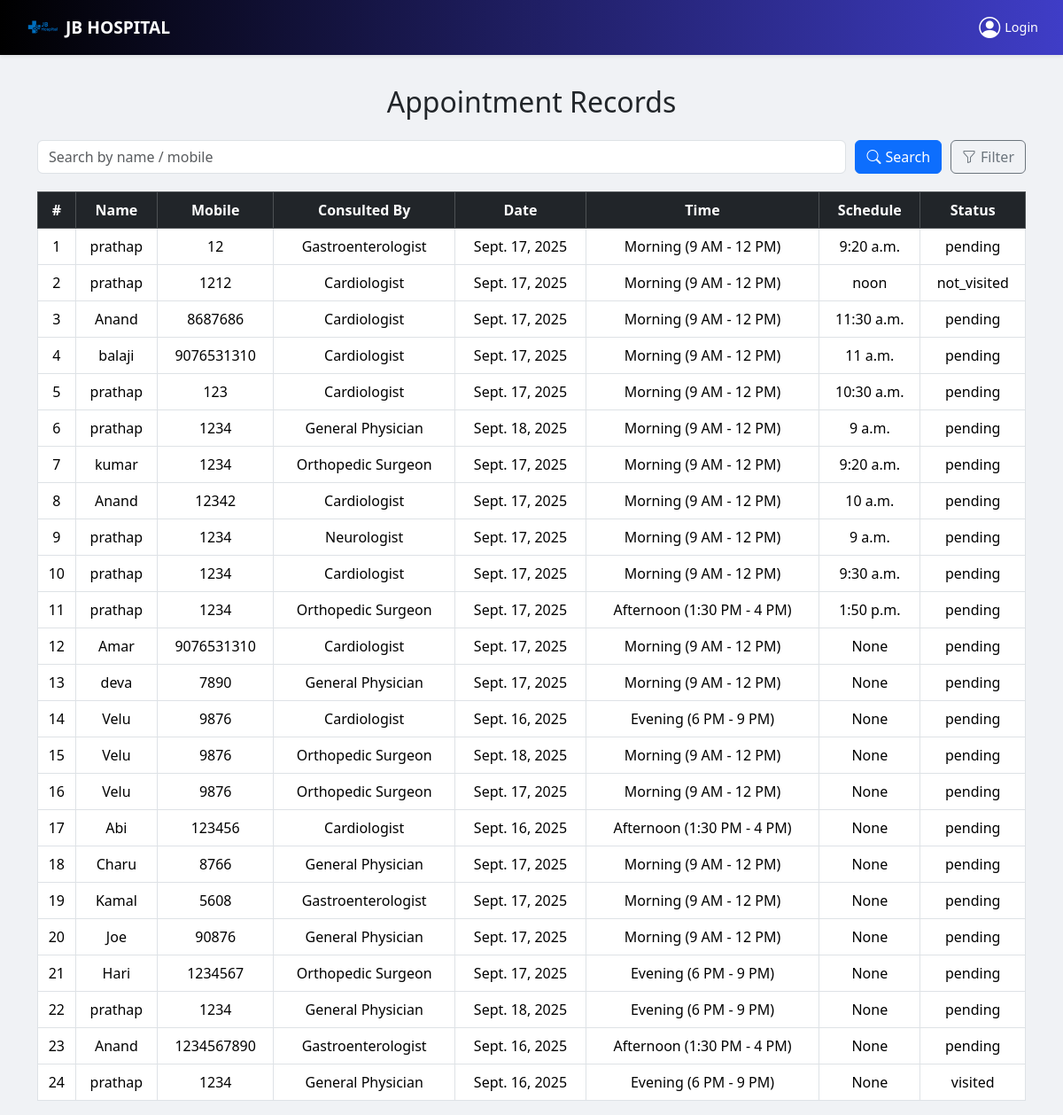
The page /appointmentrecords on the database its author committed.
### Healthcare/models.py (models this page shows, shortened)
class Appointment(models.Model):
    patient = models.ForeignKey('CustomUser', on_delete=models.SET_NULL, null=True, blank=True)
    staff = models.ForeignKey('StaffUser', on_delete=models.SET_NULL, null=True, blank=True)
    name = models.CharField(max_length=100)
    age = models.PositiveIntegerField()
    phone = models.CharField(max_length=15)
    gender = models.CharField(max_length=10, choices=[('Male','Male'), ('Female','Female'), ('Other','Other')])
    DOCTOR_CHOICES = [
        ('cardiologist', 'Cardiologist'),
        ('gastroenterologist', 'Gastroenterologist'),
        ('orthopedic', 'Orthopedic Surgeon'),
        ('general_physician', 'General Physician'),
        ('neurologist', 'Neurologist'),
        ('dermatologist', 'Dermatologist'),
    ]
    specialist = models.CharField(max_length=50, choices=DOCTOR_CHOICES)
    appointment_date = models.DateField(default=timezone.now)
    TIME_SLOT_CHOICES = [
        ('morning', 'Morning (9 AM - 12 PM)'),
        ('afternoon', 'Afternoon (1:30 PM - 4 PM)'),
        ('evening', 'Evening (6 PM - 9 PM)'),
    ]
    time_slot = models.CharField(max_length=20, choices=TIME_SLOT_CHOICES, default='morning')
    consultation_time = models.TimeField(null=True, blank=True)
    created_at = models.DateTimeField(auto_now_add=True)
    STATUS_CHOICES = [
        ('pending', 'Pending'),
        ('visited', 'Visited'),
        ('not_visited', 'Not Visited'),
    ]
    status = models.CharField(max_length=20, choices=STATUS_CHOICES, default='pending')

### Healthcare/views.py (the view)
# urls.py: path("appointmentrecords",views.appointment_records, name="appointment_records"),
def appointment_records(request):
    search = request.GET.get('search', '').strip()
    specialist = request.GET.get('specialist', '').strip()
    appointments = Appointment.objects.all().order_by('-created_at')
    if search:
        appointments = appointments.filter(
            Q(name__icontains=search) |
            Q(phone__icontains=search)
        )
    if specialist:
        appointments = appointments.filter(specialist=specialist)
    context = {
        "appointments": appointments,
        "search": search,
        "specialist": specialist,
        "specialist_choices": Appointment.DOCTOR_CHOICES,  # 👈 for dropdown
        "show_nav": True,
    }
    return render(request, "appointment_records.html", context)

### template/appointment_records.html (shortened to what this page needs)
{% extends 'index.html' %}
{% load static %}
{% block content %}
<div class="container ">
  <h2 class="mb-4 text-center">Appointment Records</h2>
  <form method="get" class="search-filter-bar">
    <input type="text" name="search" value="{{ search }}" placeholder="Search by name / mobile" class="form-control">
    <button type="submit" class="btn btn-primary">
      <i class="bi bi-search"></i> Search
    </button>
    <div class="filter-dropdown">
      <button type="button" class="btn btn-outline-secondary" id="filterToggle">
        <i class="bi bi-funnel"></i> Filter
      </button>
    </div>
  </form>
  <div class="table-responsive">
    <table class="table table-bordered table-hover text-center align-middle">
      <thead class="table-dark">
        <tr>
          <th>#</th>
          <th>Name</th>
          <th>Mobile</th>
          <th>Consulted By</th>
          <th>Date</th>
          <th>Time</th>
          <th>Schedule</th>
          <th>Status</th>
        </tr>
      </thead>
      <tbody>
        {% for a in appointments %}
        <tr>
          <td> {{ forloop.counter }} </td>
          <td> {{ a.name }} </td>
          <td> {{ a.phone }} </td>
          <td> {{ a.get_specialist_display }} </td>
          <td> {{ a.appointment_date }} </td>
          <td> {{ a.get_time_slot_display }} </td>
          <td> {{ a.consultation_time }} </td>
          <td> {{ a.status }} </td>
        </tr>
        {% empty %}
        <tr><td colspan="7" class="text-center">No records found.</td></tr>
        {% endfor %}
      </tbody>
    </table>
  </div>
</div>
{% endblock content %}

### template/appointment_records.html (style rules this page uses)
.container { margin-top: 8%; }
.search-filter-bar { display: flex; flex-wrap: wrap; gap: 10px; margin-bottom: 20px; }
.search-filter-bar input { flex: 1; }
.search-filter-bar button { display: flex; align-items: center; gap: 5px; }
.filter-dropdown { position: relative; }
.table-responsive { overflow-x: auto; }

### rows shown on the page
Appointment: name "prathap", phone "12", specialist "Gastroenterologist", appointment_date "Sept. 17, 2025", time_slot "Morning (9 AM - 12 PM)", consultation_time "9:20 a.m.", status "pending"
Appointment: name "prathap", phone "1212", specialist "Cardiologist", appointment_date "Sept. 17, 2025", time_slot "Morning (9 AM - 12 PM)", consultation_time "noon", status "not_visited"
Appointment: name "Anand", phone "8687686", specialist "Cardiologist", appointment_date "Sept. 17, 2025", time_slot "Morning (9 AM - 12 PM)", consultation_time "11:30 a.m.", status "pending"
Appointment: name "balaji", phone "9076531310", specialist "Cardiologist", appointment_date "Sept. 17, 2025", time_slot "Morning (9 AM - 12 PM)", consultation_time "11 a.m.", status "pending"
Appointment: name "prathap", phone "123", specialist "Cardiologist", appointment_date "Sept. 17, 2025", time_slot "Morning (9 AM - 12 PM)", consultation_time "10:30 a.m.", status "pending"
Appointment: name "prathap", phone "1234", specialist "General Physician", appointment_date "Sept. 18, 2025", time_slot "Morning (9 AM - 12 PM)", consultation_time "9 a.m.", status "pending"
Appointment: name "kumar", phone "1234", specialist "Orthopedic Surgeon", appointment_date "Sept. 17, 2025", time_slot "Morning (9 AM - 12 PM)", consultation_time "9:20 a.m.", status "pending"
Appointment: name "Anand", phone "12342", specialist "Cardiologist", appointment_date "Sept. 17, 2025", time_slot "Morning (9 AM - 12 PM)", consultation_time "10 a.m.", status "pending"
Appointment: name "prathap", phone "1234", specialist "Neurologist", appointment_date "Sept. 17, 2025", time_slot "Morning (9 AM - 12 PM)", consultation_time "9 a.m.", status "pending"
Appointment: name "prathap", phone "1234", specialist "Cardiologist", appointment_date "Sept. 17, 2025", time_slot "Morning (9 AM - 12 PM)", consultation_time "9:30 a.m.", status "pending"
Appointment: name "prathap", phone "1234", specialist "Orthopedic Surgeon", appointment_date "Sept. 17, 2025", time_slot "Afternoon (1:30 PM - 4 PM)", consultation_time "1:50 p.m.", status "pending"
Appointment: name "Amar", phone "9076531310", specialist "Cardiologist", appointment_date "Sept. 17, 2025", time_slot "Morning (9 AM - 12 PM)", consultation_time "None", status "pending"
Appointment: name "deva", phone "7890", specialist "General Physician", appointment_date "Sept. 17, 2025", time_slot "Morning (9 AM - 12 PM)", consultation_time "None", status "pending"
Appointment: name "Velu", phone "9876", specialist "Cardiologist", appointment_date "Sept. 16, 2025", time_slot "Evening (6 PM - 9 PM)", consultation_time "None", status "pending"
Appointment: name "Velu", phone "9876", specialist "Orthopedic Surgeon", appointment_date "Sept. 18, 2025", time_slot "Morning (9 AM - 12 PM)", consultation_time "None", status "pending"
Appointment: name "Velu", phone "9876", specialist "Orthopedic Surgeon", appointment_date "Sept. 17, 2025", time_slot "Morning (9 AM - 12 PM)", consultation_time "None", status "pending"
Appointment: name "Abi", phone "123456", specialist "Cardiologist", appointment_date "Sept. 16, 2025", time_slot "Afternoon (1:30 PM - 4 PM)", consultation_time "None", status "pending"
Appointment: name "Charu", phone "8766", specialist "General Physician", appointment_date "Sept. 17, 2025", time_slot "Morning (9 AM - 12 PM)", consultation_time "None", status "pending"
Appointment: name "Kamal", phone "5608", specialist "Gastroenterologist", appointment_date "Sept. 17, 2025", time_slot "Morning (9 AM - 12 PM)", consultation_time "None", status "pending"
Appointment: name "Joe", phone "90876", specialist "General Physician", appointment_date "Sept. 17, 2025", time_slot "Morning (9 AM - 12 PM)", consultation_time "None", status "pending"
Appointment: name "Hari", phone "1234567", specialist "Orthopedic Surgeon", appointment_date "Sept. 17, 2025", time_slot "Evening (6 PM - 9 PM)", consultation_time "None", status "pending"
Appointment: name "prathap", phone "1234", specialist "General Physician", appointment_date "Sept. 18, 2025", time_slot "Evening (6 PM - 9 PM)", consultation_time "None", status "pending"
Appointment: name "Anand", phone "1234567890", specialist "Gastroenterologist", appointment_date "Sept. 16, 2025", time_slot "Afternoon (1:30 PM - 4 PM)", consultation_time "None", status "pending"
Appointment: name "prathap", phone "1234", specialist "General Physician", appointment_date "Sept. 16, 2025", time_slot "Evening (6 PM - 9 PM)", consultation_time "None", status "visited"
